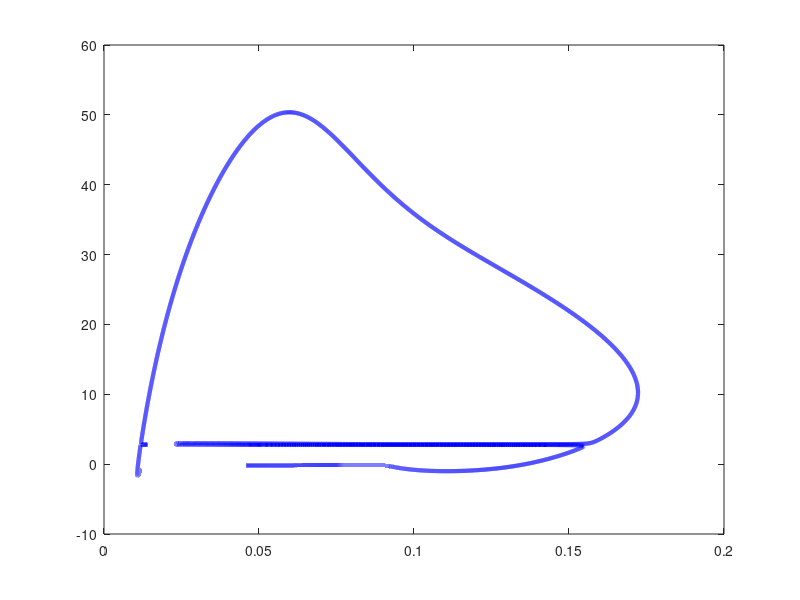

Write the MATLAB code that produced this figure. (Note: this script raises an error after producing the figure.)
clear 
close all
clc

%% LOAD FILES

load('p2y1_bfdiag.dat')
load('p2y1_bfs_plcvkplc.dat')
load('p2y1_bfset_plcvpkc.dat')
load('p2y1_bfs_plcvdel.dat')
HB1 = dlmread('HB12P.csv',',',1,1);
HB1m = dlmread('HB12Pm.csv',',',1,1);
HB2 = dlmread('HB22P.csv',',',1,1);
HB2m = dlmread('HB22Pm.csv',',',1,1);
Hom = dlmread('Hom1.csv',',',1,1);

%% PLOTS

% figure(1)
% plot(p2y1_bfdiag(1:66,1),p2y1_bfdiag(1:66,2),'k','LineWidth',3)
% hold on
% plot(p2y1_bfdiag(67:388,1),p2y1_bfdiag(67:388,2),'k--','LineWidth',3)
% hold on
% plot(p2y1_bfdiag(389:1378,1),p2y1_bfdiag(389:1378,2),'k','LineWidth',3)
% hold on
% plot(p2y1_bfdiag(1379:1479,1),p2y1_bfdiag(1379:1479,2),'b--','LineWidth',3)
% hold on
% plot(p2y1_bfdiag(1379:1479,1),p2y1_bfdiag(1379:1479,3),'b--','LineWidth',3)
% hold on
% plot(p2y1_bfdiag(1598:2039,1),p2y1_bfdiag(1598:2039,2),'b--','LineWidth',3)
% hold on
% plot(p2y1_bfdiag(1598:2039,1),p2y1_bfdiag(1598:2039,3),'b--','LineWidth',3)
% hold on
% plot(p2y1_bfdiag(2157:end,1),p2y1_bfdiag(2157:end,2),'b--','LineWidth',3)
% hold on
% plot(p2y1_bfdiag(2157:end,1),p2y1_bfdiag(2157:end,3),'b--','LineWidth',3)
% hold on
% plot(p2y1_bfdiag(1480:1597,1),p2y1_bfdiag(1480:1597,2),'g','LineWidth',3)
% hold on
% plot(p2y1_bfdiag(1480:1597,1),p2y1_bfdiag(1480:1597,3),'g','LineWidth',3)
% hold on
% plot(p2y1_bfdiag(2040:2156,1),p2y1_bfdiag(2040:2156,2),'g','LineWidth',3)
% hold on
% plot(p2y1_bfdiag(2040:2156,1),p2y1_bfdiag(2040:2156,3),'g','LineWidth',3)
% axis([0 0.3 0 0.6])
% xlabel('V_{\rm PLC}')
% ylabel('c \muM')
% title('Bifurcation diagram')
% ax=gca;
% set(ax,'Linewidth',6)
% ax.FontSize=70;
% box off
% hold off
% set(gcf,'position',[10,10,1750,1400]) %[xpos, ypos, Width, Height]
% saveas(gcf,'figure1','epsc')

% figure(2)
% plot(p2y1_bfset_plcvpkc(1:50000,1),p2y1_bfset_plcvpkc(1:50000,2),'b','LineWidth',3)
% hold on
% plot(p2y1_bfset_plcvpkc(100006:end,1),p2y1_bfset_plcvpkc(100006:end,2),'g','LineWidth',3)
% hold on
% plot(p2y1_bfset_plcvpkc(50001:100000,1),p2y1_bfset_plcvpkc(50001:100000,2),'b','LineWidth',3)
% xlabel('V_{\rm PLC}')
% ylabel('V_{\rm PKC}')
% legend('HB','PD','Location','Best')
% ax=gca;
% set(ax,'Linewidth',6)
% ax.FontSize=70;
% box off
% hold off
% set(gcf,'position',[10,10,1750,1400]) %[xpos, ypos, Width, Height]
% saveas(gcf,'figure2','epsc')

% figure(3)
% plot(p2y1_bfs_plcvkplc(1:1182,1),p2y1_bfs_plcvkplc(1:1182,2),'b','LineWidth',3)
% hold on
% plot(p2y1_bfs_plcvkplc(4896:5754,1),p2y1_bfs_plcvkplc(4896:5754,2),'k','LineWidth',3)
% hold on
% plot(p2y1_bfs_plcvkplc(2186:3823,1),p2y1_bfs_plcvkplc(2186:3823,2),'b','LineWidth',3)
% hold on
% plot(p2y1_bfs_plcvkplc(1183:2185,1),p2y1_bfs_plcvkplc(1183:2185,2),'b','LineWidth',3)
% hold on
% plot(p2y1_bfs_plcvkplc(3824:4890,1),p2y1_bfs_plcvkplc(3824:4890,2),'b','LineWidth',3)
% hold on
% plot(p2y1_bfs_plcvkplc(5760:end,1),p2y1_bfs_plcvkplc(5760:end,2),'k','LineWidth',3)
% axis([0 2 0 2])
% xlabel('V_{\rm PLC}')
% ylabel('K_{\rm PLC}')
% legend('HB','SNPO','Location','NorthWest')
% ax=gca;
% set(ax,'Linewidth',6)
% ax.FontSize=70;
% box off
% hold off
% set(gcf,'position',[10,10,1750,1400]) %[xpos, ypos, Width, Height]
% saveas(gcf,'figure3','epsc')

% figure(4)
% plot_part_bif(HB1,5,12,12,1e-10,1,3,1)
% hold on
% plot_part_bif(HB1m,5,12,12,1e-10,1,3,1)
% hold on
% plot_part_bif(HB2,5,12,12,1e-10,1,3,1)
% hold on
% plot_part_bif(HB2m,5,12,12,1e-10,1,3,1)
% hold on

figure(5)
plot(p2y1_bfs_plcvdel(1:50000,1),p2y1_bfs_plcvdel(1:50000,2),'b','LineWidth',3)
hold on
plot(p2y1_bfs_plcvdel(50001:end,1),p2y1_bfs_plcvdel(50001:end,2),'b','LineWidth',3)
hold on
h = hline(2.5, {'r--', 'LineWidth', 3});
axis([0 0.5 0 55])
xlabel('V_{\rm PLC}')
ylabel('\delta')
title('Homotopy')
ax=gca;
set(ax,'Linewidth',6)
ax.FontSize=70;
box off
hold off
set(gcf,'position',[10,10,1750,1400]) %[xpos, ypos, Width, Height]
saveas(gcf,'figure5','epsc')

% figure(6)
% plot_part_bif(Hom,5,12,12,1e-10,1,3,1)




















